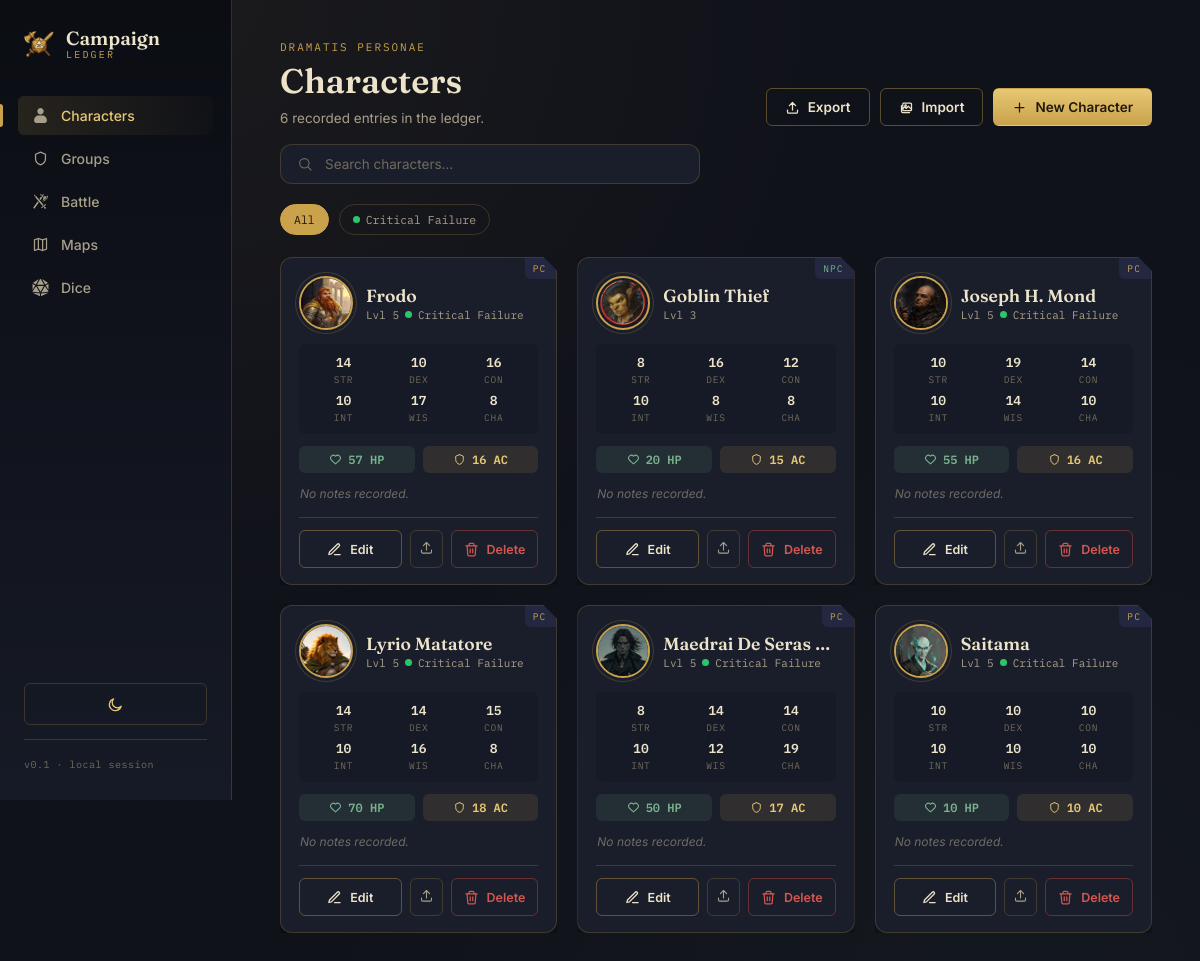
The page /characters on the database as committed earlier.
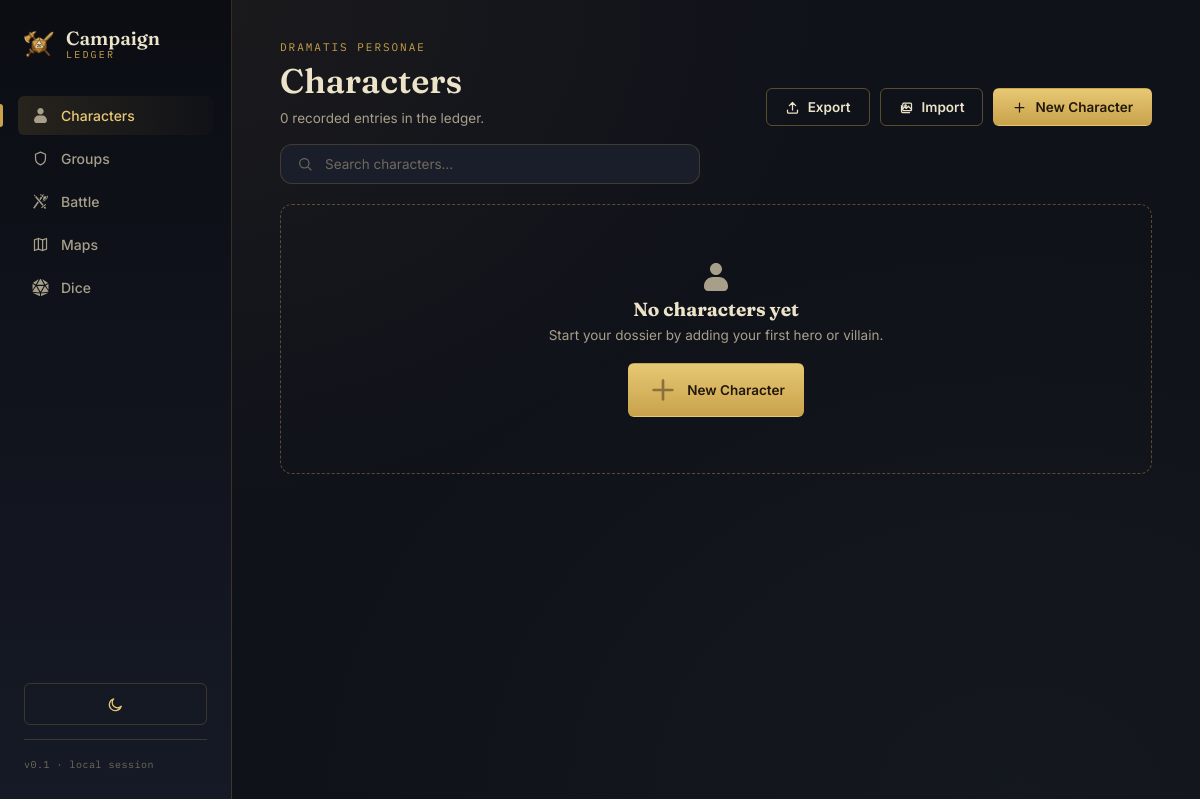
The same page on the database as committed later.
### tables this page shows
CREATE TABLE groups (
    id INTEGER PRIMARY KEY AUTOINCREMENT,
    name TEXT NOT NULL,
    avatar_path TEXT,
    bio TEXT,
    color TEXT DEFAULT '#c9a24b',
    created_at TIMESTAMP DEFAULT CURRENT_TIMESTAMP
);

CREATE TABLE characters (
    id INTEGER PRIMARY KEY AUTOINCREMENT,
    name TEXT NOT NULL,
    is_npc INTEGER DEFAULT 0,
    level INTEGER DEFAULT 1,
    max_hp INTEGER DEFAULT 10,
    str_score INTEGER DEFAULT 10,
    dex_score INTEGER DEFAULT 10,
    con_score INTEGER DEFAULT 10,
    int_score INTEGER DEFAULT 10,
    wis_score INTEGER DEFAULT 10,
    cha_score INTEGER DEFAULT 10,
    armor_class INTEGER DEFAULT 10,
    avatar_path TEXT,
    notes TEXT,
    group_id INTEGER,
    created_at TIMESTAMP DEFAULT CURRENT_TIMESTAMP,
    FOREIGN KEY (group_id) REFERENCES groups(id) ON DELETE SET NULL
);

### app.py (the view)
@app.route('/characters')
def characters_list():
    db = get_db()
    characters = db.execute('''
        SELECT c.*, g.name AS group_name, g.color AS group_color
        FROM characters c
        LEFT JOIN groups g ON c.group_id = g.id
        ORDER BY c.name COLLATE NOCASE ASC
    ''').fetchall()
    groups = db.execute('SELECT * FROM groups ORDER BY name COLLATE NOCASE ASC').fetchall()
    db.close()
    return render_template('characters_list.html', characters=characters, groups=groups)

### templates/characters_list.html (shortened to what this page needs)
{% extends "base.html" %}
{% from "_icons.html" import icon %}
{% set active_page = 'characters' %}
{% block content %}
<div class="page-header">
  <div>
    <p class="page-eyebrow">Dramatis Personae</p>
    <h1 class="page-title">Characters</h1>
    <p class="page-sub">{{ characters|length }} recorded {{ 'entry' if characters|length == 1 else 'entries' }} in the ledger.</p>
  </div>
  <div style="display:flex; gap:10px; flex-wrap:wrap;">
    <a href="{{ url_for('export_data') }}" class="btn btn-ghost">{{ icon('upload') }} Export</a>
    <form method="POST" action="{{ url_for('import_data') }}" enctype="multipart/form-data">
      <label class="btn btn-ghost import-label">
        {{ icon('images') }} Import
      </label>
    </form>
    <a href="{{ url_for('character_new') }}" class="btn btn-primary">{{ icon('plus') }} New Character</a>
  </div>
</div>
<div class="search-bar">
  {{ icon('search') }}
  <input type="text" id="character-search" placeholder="Search characters…" autocomplete="off">
</div>
{% if groups %}
<div class="filter-bar" id="group-filter">
  <button class="chip active" data-filter="all">All</button>
  {% for g in groups %}
  <button class="chip" data-filter="{{ g.id }}">
    <span class="group-dot" style="background:{{ g.color }}"></span>{{ g.name }}
  </button>
  {% endfor %}
</div>
{% endif %}
{% if characters %}
<div class="card-grid" id="character-grid">
  {% for c in characters %}
  <div class="dossier-card" data-group="{{ c.group_id or '' }}" data-name="{{ c.name|lower }}">
    <span class="dossier-tag {{ 'npc' if c.is_npc else '' }}">{{ 'NPC' if c.is_npc else 'PC' }}</span>
    <div class="dossier-head">
      <div class="avatar-frame">
        {% if c.avatar_path %}
          <img src="{{ url_for('uploaded_file', filename=c.avatar_path) }}" alt="{{ c.name }} avatar">
        {% else %}
          {{ icon('user') }}
        {% endif %}
      </div>
      <div class="dossier-name-block">
        <div class="dossier-name">{{ c.name }}</div>
        <div class="dossier-meta">
          Lvl {{ c.level }}
          {% if c.group_name %}
            <span class="group-dot" style="background:{{ c.group_color }}"></span>{{ c.group_name }}
          {% endif %}
        </div>
      </div>
    </div>
    <div class="dossier-stats">
      <div class="stat-pill"><span class="val">{{ c.str_score }}</span><span class="lbl">STR</span></div>
      <div class="stat-pill"><span class="val">{{ c.dex_score }}</span><span class="lbl">DEX</span></div>
      <div class="stat-pill"><span class="val">{{ c.con_score }}</span><span class="lbl">CON</span></div>
      <div class="stat-pill"><span class="val">{{ c.int_score }}</span><span class="lbl">INT</span></div>
      <div class="stat-pill"><span class="val">{{ c.wis_score }}</span><span class="lbl">WIS</span></div>
      <div class="stat-pill"><span class="val">{{ c.cha_score }}</span><span class="lbl">CHA</span></div>
    </div>
    <div class="dossier-hp-ac">
      <span class="badge-hp">{{ icon('heart') }}{{ c.max_hp }} HP</span>
      <span class="badge-ac">{{ icon('shield') }}{{ c.armor_class }} AC</span>
    </div>
    <div class="dossier-notes">{{ c.notes }}</div>
    <div class="dossier-actions">
      <a href="{{ url_for('character_edit', char_id=c.id) }}" class="btn btn-ghost btn-sm">{{ icon('pencil') }} Edit</a>
      <a href="{{ url_for('character_export', char_id=c.id) }}" class="btn-icon" title="Export this character">{{ icon('upload') }}</a>
      <form method="POST" action="{{ url_for('character_delete', char_id=c.id) }}" data-confirm="Remove {{ c.name }} from the ledger permanently?">
        <button type="submit" class="btn btn-danger btn-sm">{{ icon('trash-2') }} Delete</button>
      </form>
    </div>
  </div>
  {% endfor %}
</div>
{% else %}
<div class="empty-state">
  <h3>No characters yet</h3>
  <p>Start your dossier by adding your first hero or villain.</p>
  <a href="{{ url_for('character_new') }}" class="btn btn-primary">{{ icon('plus') }} New Character</a>
</div>
{% endif %}
{% endblock %}

### templates/_icons.html (shortened to what this page needs)
{% macro icon(name, cls='') %}
{%- if name == 'scroll-text' -%}
<?xml version="1.0" encoding="UTF-8"?>
<svg width="800px" height="800px" viewBox="0 0 16 16" xmlns="http://www.w3.org/2000/svg">
    <path d="m 8 1 c -1.65625 0 -3 1.34375 -3 3 s 1.34375 3 3 3 s 3 -1.34375 3 -3 s -1.34375 -3 -3 -3 z m -1.5 7 c -2.492188 0 -4.5 2.007812 -4.5 4.5 v 0.5 c 0 1.109375 0.890625 2 2 2 h 8 c 1.109375 0 2 -0.890625 2 -2 v -0.5 c 0 -2.492188 -2.007812 -4.5 -4.5 -4.5 z m 0 0" fill="#a89f8a"/>
</svg>
{%- elif name == 'shield' -%}
<svg class="icon {{ cls }}" viewBox="0 0 24 24" fill="none" stroke="currentColor" stroke-width="1.75" stroke-linecap="round" stroke-linejoin="round"><path d="M12 3l7 3v6c0 4.5-3 7.5-7 9-4-1.5-7-4.5-7-9V6l7-3z"/></svg>
{%- elif name == 'swords' -%}
<?xml version="1.0" encoding="utf-8"?>
<svg width="800px" height="800px" viewBox="0 0 512 512" xmlns="http://www.w3.org/2000/svg"><path fill="#a89f8a" d="M329.5 29.12l-8.1 11.4L359 67.16l8.1-11.44zm-88 5.04l24.2 45.36 1.8 1.29 14.8-40.36zm57.6 12.63l-16.4 44.8 40.7 28.81 35.3-31.54c-.9-.58-1.9-1.19-2.8-1.84zM59.83 48.56l10.84 45.83 29.63 2.6 2.7-29.63zM470.9 75.41c-5.6 4.71-12.2 8.59-19.5 11.74 5 46.45-14.7 83.45-45.2 109.75-26.5 22.9-60.9 38.4-95 47.9-2.5 4.8-5 9.2-7.4 13.1 41.5 5.4 93.2-21.2 129.2-60 19.8-21.3 34.8-45.9 41.1-69.2 5.2-19.4 4.7-37.42-3.2-53.29zm-351.3 8.71l-3 32.48-32.35-2.9 226.55 271 20-16.7 15.3-12.8zM434 93.09c-4.2 1-8.5 2-12.8 2.7-14.9 2.5-30.1 3.1-43.5.3l-41 36.61c4 7 5 15.7 4.5 24.5-.6 12.6-4.3 26.7-9.3 40.9-3 8.3-6.3 16.6-9.9 24.6 26.9-9.2 52.6-22.3 72.5-39.4 26.2-22.8 42.5-51.6 39.5-90.21zM274 107.4l-51.2 72.2 30.6 36.5 58.2-82.1zM173.8 248.8L34.53 445.2l37.53 26.6L204.3 285.3zm233 79.2L273.3 439.5l19.2 23.1L426 351zm-18.3 77.9l-35.3 29.4 39.7 47.6 35.3-29.4z"/></svg>
{%- elif name == 'dices' -%}
<?xml version="1.0" encoding="utf-8"?>
<svg fill="#a89f8a" width="800px" height="800px" viewBox="-16 0 512 512" xmlns="http://www.w3.org/2000/svg"><path d="M106.75 215.06L1.2 370.95c-3.08 5 .1 11.5 5.93 12.14l208.26 22.07-108.64-190.1zM7.41 315.43L82.7 193.08 6.06 147.1c-2.67-1.6-6.06.32-6.06 3.43v162.81c0 4.03 5.29 5.53 7.41 2.09zM18.25 423.6l194.4 87.66c5.3 2.45 11.35-1.43 11.35-7.26v-65.67l-203.55-22.3c-4.45-.5-6.23 5.59-2.2 7.57zm81.22-257.78L179.4 22.88c4.34-7.06-3.59-15.25-10.78-11.14L17.81 110.35c-2.47 1.62-2.39 5.26.13 6.78l81.53 48.69zM240 176h109.21L253.63 7.62C250.5 2.54 245.25 0 240 0s-10.5 2.54-13.63 7.62L130.79 176H240zm233.94-28.9l-76.64 45.99 75.29 122.35c2.11 3.44 7.41 1.94 7.41-2.1V150.53c0-3.11-3.39-5.03-6.06-3.43zm-93.41 18.72l81.53-48.7c2.53-1.52 2.6-5.16.13-6.78l-150.81-98.6c-7.19-4.11-15.12 4.08-10.78 11.14l79.93 142.94zm79.02 250.21L256 438.32v65.67c0 5.84 6.05 9.71 11.35 7.26l194.4-87.66c4.03-1.97 2.25-8.06-2.2-7.56zm-86.3-200.97l-108.63 190.1 208.26-22.07c5.83-.65 9.01-7.14 5.93-12.14L373.25 215.06zM240 208H139.57L240 383.75 340.43 208H240z"/></svg>
{%- elif name == 'plus' -%}
<svg class="icon {{ cls }}" viewBox="0 0 24 24" fill="none" stroke="currentColor" stroke-width="2" stroke-linecap="round"><path d="M12 5v14M5 12h14"/></svg>
{%- elif name == 'pencil' -%}
<svg class="icon {{ cls }}" viewBox="0 0 24 24" fill="none" stroke="currentColor" stroke-width="1.75" stroke-linecap="round" stroke-linejoin="round"><path d="M12 20h9"/><path d="M16.5 3.5a2.1 2.1 0 0 1 3 3L7 19l-4 1 1-4L16.5 3.5z"/></svg>
{%- elif name == 'trash-2' -%}
<svg class="icon {{ cls }}" viewBox="0 0 24 24" fill="none" stroke="currentColor" stroke-width="1.75" stroke-linecap="round" stroke-linejoin="round"><path d="M3 6h18"/><path d="M8 6V4a2 2 0 0 1 2-2h4a2 2 0 0 1 2 2v2"/><path d="M19 6l-1 14a2 2 0 0 1-2 2H8a2 2 0 0 1-2-2L5 6"/><path d="M10 11v6M14 11v6"/></svg>
{%- elif name == 'arrow-left' -%}
<svg class="icon {{ cls }}" viewBox="0 0 24 24" fill="none" stroke="currentColor" stroke-width="2" stroke-linecap="round" stroke-linejoin="round"><path d="M19 12H5M11 6l-6 6 6 6"/></svg>
{%- elif name == 'upload' -%}
<svg class="icon {{ cls }}" viewBox="0 0 24 24" fill="none" stroke="currentColor" stroke-width="1.75" stroke-linecap="round" stroke-linejoin="round"><path d="M12 16V4M7 9l5-5 5 5"/><path d="M4 16v3a2 2 0 0 0 2 2h12a2 2 0 0 0 2-2v-3"/></svg>
{%- elif name == 'images' -%}
<svg class="icon {{ cls }}" viewBox="0 0 24 24" fill="none" stroke="currentColor" stroke-width="1.75" stroke-linecap="round" stroke-linejoin="round"><rect x="6" y="5" width="14" height="12" rx="1.5"/><circle cx="10.5" cy="9" r="1.2"/><path d="M6 14l3-3 2.5 2.5L15 10l5 5"/><path d="M4 9v9a2 2 0 0 0 2 2h11"/></svg>
{%- elif name == 'x' -%}
<svg class="icon {{ cls }}" viewBox="0 0 24 24" fill="none" stroke="currentColor" stroke-width="2" stroke-linecap="round"><path d="M18 6L6 18M6 6l12 12"/></svg>
{%- elif name == 'check' -%}
<svg class="icon {{ cls }}" viewBox="0 0 24 24" fill="none" stroke="currentColor" stroke-width="2.25" stroke-linecap="round" stroke-linejoin="round"><path d="M20 6L9 17l-5-5"/></svg>
{%- elif name == 'heart' -%}
<svg viewBox="0 0 24 24" fill="none"><path fill-rule="evenodd" clip-rule="evenodd" d="M12 6.00019C10.2006 3.90317 7.19377 3.2551 4.93923 5.17534C2.68468 7.09558 2.36727 10.3061 4.13778 12.5772C5.60984 14.4654 10.0648 18.4479 11.5249 19.7369C11.6882 19.8811 11.7699 19.9532 11.8652 19.9815C11.9483 20.0062 12.0393 20.0062 12.1225 19.9815C12.2178 19.9532 12.2994 19.8811 12.4628 19.7369C13.9229 18.4479 18.3778 14.4654 19.8499 12.5772C21.6204 10.3061 21.3417 7.07538 19.0484 5.17534C16.7551 3.2753 13.7994 3.90317 12 6.00019Z" stroke="currentColor" stroke-width="2" stroke-linecap="round" stroke-linejoin="round"/></svg>
{%- elif name == 'user' -%}
<svg class="icon {{ cls }}" viewBox="0 0 24 24" fill="none" stroke="currentColor" stroke-width="1.75" stroke-linecap="round" stroke-linejoin="round"><circle cx="12" cy="8" r="3.5"/><path d="M4.5 20c1.2-4 4-6 7.5-6s6.3 2 7.5 6"/></svg>
{%- elif name == 'sun' -%}
<svg class="icon {{ cls }}" viewBox="0 0 24 24" fill="none" stroke="currentColor" stroke-width="1.75" stroke-linecap="round" stroke-linejoin="round"><circle cx="12" cy="12" r="4.5"/><path d="M12 2.5v2.5M12 19v2.5M4.6 4.6l1.8 1.8M17.6 17.6l1.8 1.8M2.5 12h2.5M19 12h2.5M4.6 19.4l1.8-1.8M17.6 6.4l1.8-1.8"/></svg>
{%- elif name == 'moon' -%}
<svg class="icon {{ cls }}" viewBox="0 0 24 24" fill="none" stroke="currentColor" stroke-width="1.75" stroke-linecap="round" stroke-linejoin="round"><path d="M20 14.5A8.5 8.5 0 1 1 9.5 4a6.5 6.5 0 0 0 10.5 10.5z"/></svg>
{%- elif name == 'search' -%}
<svg class="icon {{ cls }}" viewBox="0 0 24 24" fill="none" stroke="currentColor" stroke-width="1.75" stroke-linecap="round" stroke-linejoin="round"><circle cx="11" cy="11" r="7"/><path d="M21 21l-4.3-4.3"/></svg>
{%- elif name == 'map' -%}
<svg class="icon {{ cls }}" viewBox="0 0 24 24" fill="none" stroke="currentColor" stroke-width="1.75" stroke-linecap="round" stroke-linejoin="round"><path d="M9 3.5L3.5 5.5v15L9 18.5l6 2 5.5-2v-15l-5.5 2z"/><path d="M9 3.5v15M15 5.5v15"/></svg>
{%- elif name == 'cursor' -%}
<svg class="icon {{ cls }}" viewBox="0 0 24 24" fill="none" stroke="currentColor" stroke-width="1.75" stroke-linecap="round" stroke-linejoin="round"><path d="M5 3l5.5 16 2-6.5L19 10.5 5 3z"/></svg>
{%- elif name == 'rect-tool' -%}
<svg class="icon {{ cls }}" viewBox="0 0 24 24" fill="none" stroke="currentColor" stroke-width="1.75" stroke-linecap="round" stroke-linejoin="round"><rect x="4" y="6" width="16" height="12" rx="1"/></svg>
{%- elif name == 'oval-tool' -%}
<svg class="icon {{ cls }}" viewBox="0 0 24 24" fill="none" stroke="currentColor" stroke-width="1.75"><ellipse cx="12" cy="12" rx="8" ry="6"/></svg>
{%- elif name == 'pen-tool' -%}
<svg class="icon {{ cls }}" viewBox="0 0 24 24" fill="none" stroke="currentColor" stroke-width="1.75" stroke-linecap="round" stroke-linejoin="round"><path d="M4 18c2-1 3-6 5-8 1.5-1.5 3 0 1.5 1.5-2 2-7 3-8 5"/><path d="M13 9l2-2 3 3-2 2z"/><path d="M18 4l2 2"/></svg>
{%- elif name == 'move' -%}
<svg class="icon {{ cls }}" viewBox="0 0 24 24" fill="none" stroke="currentColor" stroke-width="1.75" stroke-linecap="round" stroke-linejoin="round"><path d="M12 3v18M3 12h18M6 6l-3 3 3 3M18 6l3 3-3 3M6 18l-3-3 3-3M18 18l3-3-3-3"/></svg>
{%- elif name == 'grid' -%}
<svg class="icon {{ cls }}" viewBox="0 0 24 24" fill="none" stroke="currentColor" stroke-width="1.75"><rect x="3" y="3" width="18" height="18" rx="1"/><path d="M9 3v18M15 3v18M3 9h18M3 15h18"/></svg>
{%- elif name == 'resize' -%}
<svg class="icon {{ cls }}" viewBox="0 0 24 24" fill="none" stroke="currentColor" stroke-width="1.75" stroke-linecap="round" stroke-linejoin="round"><path d="M15 3h6v6M9 21H3v-6M21 3l-7 7M3 21l7-7"/></svg>
{%- elif name == 'rotate' -%}
<svg class="icon {{ cls }}" viewBox="0 0 24 24" fill="none" stroke="currentColor" stroke-width="1.75" stroke-linecap="round" stroke-linejoin="round"><path d="M3 12a9 9 0 1 1 3 6.7"/><path d="M3 21v-6h6"/></svg>
{%- elif name == 'eraser' -%}
<svg class="icon {{ cls }}" viewBox="0 0 24 24" fill="none" stroke="currentColor" stroke-width="1.75" stroke-linecap="round" stroke-linejoin="round"><path d="M20 20H9L4.5 15.5a2 2 0 0 1 0-2.83l8.17-8.17a2 2 0 0 1 2.83 0l4.5 4.5a2 2 0 0 1 0 2.83L13 18"/><path d="M7 15l5.5 5.5"/></svg>
{%- elif name == 'lock' -%}
<svg class="icon {{ cls }}" viewBox="0 0 24 24" fill="none" stroke="currentColor" stroke-width="1.75" stroke-linecap="round" stroke-linejoin="round"><path d="M7 11h10a2 2 0 0 1 2 2v6a2 2 0 0 1-2 2H7a2 2 0 0 1-2-2v-6a2 2 0 0 1 2-2z"/><path d="M8 11V7a4 4 0 0 1 8 0v4"/></svg>
{%- elif name == 'unlock' -%}
<svg class="icon {{ cls }}" viewBox="0 0 24 24" fill="none" stroke="currentColor" stroke-width="1.75" stroke-linecap="round" stroke-linejoin="round"><path d="M7 11h10a2 2 0 0 1 2 2v6a2 2 0 0 1-2 2H7a2 2 0 0 1-2-2v-6a2 2 0 0 1 2-2z"/><path d="M8 11V7a4 4 0 0 1 7.75-1.5"/></svg>
{%- elif name == 'undo' -%}
<svg class="icon {{ cls }}" viewBox="0 0 24 24" fill="none" stroke="currentColor" stroke-width="1.75" stroke-linecap="round" stroke-linejoin="round"><path d="M9 14L4 9l5-5"/><path d="M4 9h10a6 6 0 0 1 0 12h-3"/></svg>
{%- elif name == 'redo' -%}
<svg class="icon {{ cls }}" viewBox="0 0 24 24" fill="none" stroke="currentColor" stroke-width="1.75" stroke-linecap="round" stroke-linejoin="round"><path d="M15 14l5-5-5-5"/><path d="M20 9H10a6 6 0 0 0 0 12h3"/></svg>
{%- else -%}
<svg class="icon {{ cls }}" viewBox="0 0 24 24" fill="none" stroke="currentColor" stroke-width="1.75"><circle cx="12" cy="12" r="9"/></svg>
{%- endif -%}
{% endmacro %}

Rows that differ between the two databases and show on the page:
removed groups: name "Critical Failure"
removed characters: is_npc "PC", avatar_path (picture), name "Frodo", level "5", group_name "Critical Failure", str_score "14", dex_score "10", con_score "16", int_score "10", wis_score "17", cha_score "8", max_hp "57", armor_class "16"
removed characters: is_npc "NPC", avatar_path (picture), name "Goblin Thief", level "3", str_score "8", dex_score "16", con_score "12", int_score "10", wis_score "8", cha_score "8", max_hp "20", armor_class "15"
removed characters: is_npc "PC", avatar_path (picture), name "Joseph H. Mond", level "5", group_name "Critical Failure", str_score "10", dex_score "19", con_score "14", int_score "10", wis_score "14", cha_score "10", max_hp "55", armor_class "16"
removed characters: is_npc "PC", avatar_path (picture), name "Lyrio Matatore", level "5", group_name "Critical Failure", str_score "14", dex_score "14", con_score "15", int_score "10", wis_score "16", cha_score "8", max_hp "70", armor_class "18"
removed characters: is_npc "PC", avatar_path (picture), name "Maedrai De Seras…", level "5", group_name "Critical Failure", str_score "8", dex_score "14", con_score "14", int_score "10", wis_score "12", cha_score "19", max_hp "50", armor_class "17"
removed characters: is_npc "PC", avatar_path (picture), name "Saitama", level "5", group_name "Critical Failure", str_score "10", dex_score "10", con_score "10", int_score "10", wis_score "10", cha_score "10", max_hp "10", armor_class "10"
Other text that changed with them:
{{ characters|length }}: "6" → "0"
text no longer shown: "All"
text now shown: "No characters yet Start your dossier by adding your first hero or villain. New Character"
